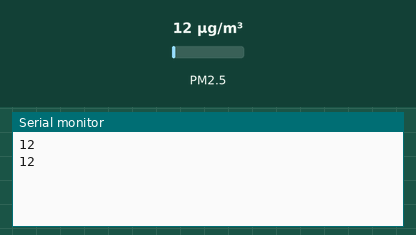
A sketch run on a simulated Arduino Uno, built with avr-gcc and run on an emulated ATmega328P. Shown: the last lines printed to the serial monitor. Inputs (shaded band) come from the test bench; at power-on: PM2.5 12 µg/m³.

Above: at 10.9 s.
11.0 s: PM2.5 set to 6 µg/m³
At 15.9 s:
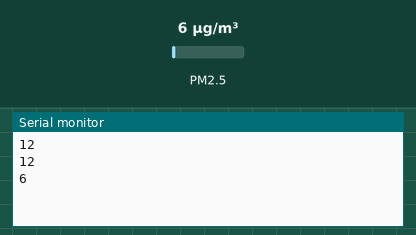
18.5 s: PM2.5 set to 75 µg/m³
At 20.9 s:
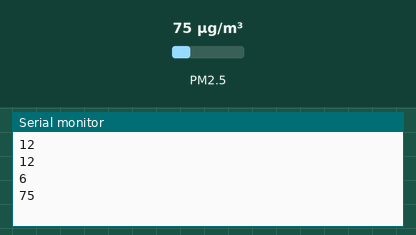
Timing chart, 0 to 22.4 s (numbered marks = the images above; inputs shaded):
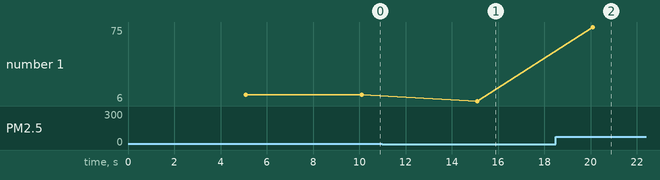

Measured:
- after the input at 11.0 s, the serial monitor: prints a new line after 4.1 s (image 1)
- after the input at 18.5 s, the serial monitor: prints a new line after 1.6 s (image 2)
- plotted number 1: 12 → 6 after the input at 11.0 s, 6 → 75 after the input at 18.5 s

The sketch:

NPM.ino
```cpp
#include <PMS.h>
#include <SoftwareSerial.h>

SoftwareSerial nockanda(2,3); //tx=2, rx=3

PMS pms(nockanda);
PMS::DATA data;

bool runEvery(unsigned long interval);

void setup()
{
  Serial.begin(9600);
  nockanda.begin(9600);
  pms.passiveMode();
}

uint16_t d0;

void loop()
{
  if(runEvery(5000)){
    pms.requestRead();

    if(pms.readUntil(data)){
      d0 = data.PM_AE_UG_2_5;
    }


    Serial.println(d0);
  }
}

bool runEvery(unsigned long interval){
  static unsigned long previousMillis = 0;
  unsigned long currentMillis = millis();

  if (currentMillis - previousMillis >= interval){
    previousMillis = currentMillis;
    return true;
  }
  return false;
}
```
